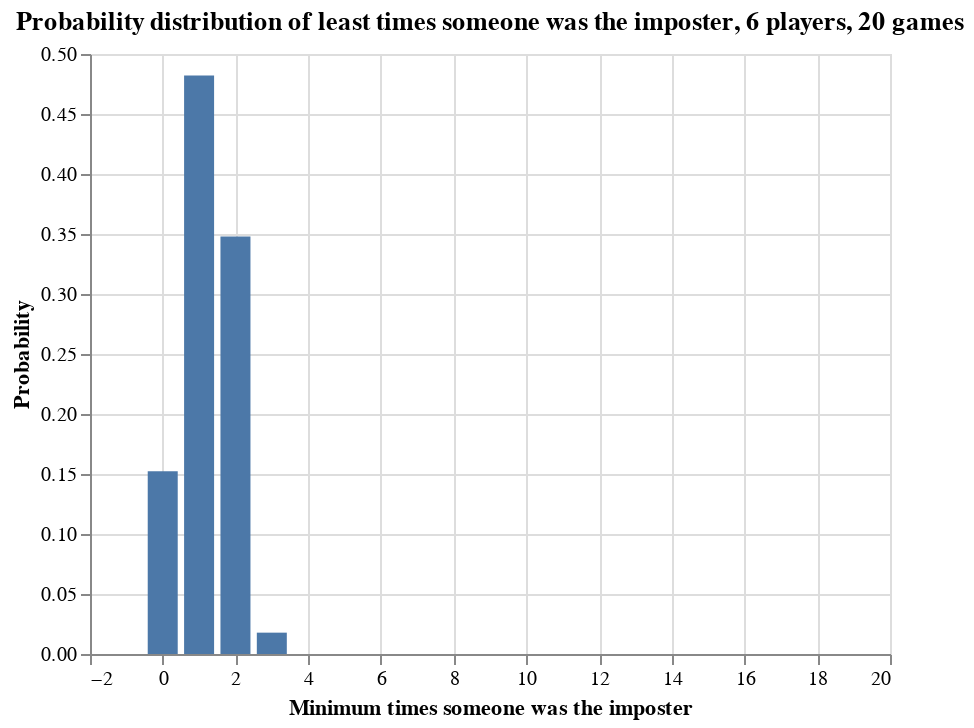

The cell this chart's notebook holds for it:
### Markdown cell above
I think this is the most interesting finding here. With 7 players, there is a whopping 30% chance that someone NEVER gets to be the imposter!! And a 70% chance that someone only gets to be the imposter once or never! This seems to be a very common complaint from people, and I believe this is why many people accuse the game of not actually having random selection. Alas, probability is harsh and cruel.

Interestingly, the above visual is VERY sensitive to player count. If you lower the amount of players by 1, you have a much smaller chance of "screwing" someone out of being the imposter:

### Code cell
simulations: int = 100000 
games: int = 20 
players: int = 6 # reduced from 7

df_imposter_probabilities_6 = run_many_simulations(simulations, games, players)

alt.Chart(df_imposter_probabilities_6).mark_bar(size=15).encode(
    x=alt.X('Counts',title = "Minimum times someone was the imposter"),
    y=alt.Y('Min',title = "Probability"),
    tooltip=['Min','MinPVal']
).properties(
    title="Probability distribution of least times someone was the imposter, 6 players, 20 games",
)

### Figure 1 — Vega-Lite specification as saved in the notebook (floating-point values rounded to 4 significant figures)
{"config": {"view": {"continuousWidth": 400, "continuousHeight": 300}}, "data": {"name": "data-113fd38cb236c392d44fa2e2b9c3e644"}, "mark": {"type": "bar", "size": 15}, "encoding": {"tooltip": [{"type": "quantitative", "field": "Min"}, {"type": "quantitative", "field": "MinPVal"}], "x": {"type": "quantitative", "field": "Counts", "title": "Minimum times someone was the imposter"}, "y": {"type": "quantitative", "field": "Min", "title": "Probability"}}, "title": "Probability distribution of least times someone was the imposter, 6 players, 20 games", "$schema": "https://vega.github.io/schema/vega-lite/v4.8.1.json", "datasets": {"data-113fd38cb236c392d44fa2e2b9c3e644": [{"LongestString": 0.0, "LongestStringCumSum": 0.0, "LongestStringPVal": 1.0, "Max": 0.0, "MaxCumSum": 0.0, "MaxPVal": 1.0, "Min": 0.1522, "MinCumSum": 0.1522, "MinPVal": 1.0, "Median": 0.0, "MedianCumSum": 0.0, "MedianPVal": 1.0, "Counts": 0}, {"LongestString": 0.03182, "LongestStringCumSum": 0.03182, "LongestStringPVal": 1.0, "Max": 0.0, "MaxCumSum": 0.0, "MaxPVal": 1.0, "Min": 0.4821, "MinCumSum": 0.6343, "MinPVal": 0.8478, "Median": 0.00076, "MedianCumSum": 0.00076, "MedianPVal": 1.0, "Counts": 1}, {"LongestString": 0.6094, "LongestStringCumSum": 0.6412, "LongestStringPVal": 0.9682, "Max": 0.0, "MaxCumSum": 0.0, "MaxPVal": 1.0, "Min": 0.3479, "MinCumSum": 0.9822, "MinPVal": 0.3657, "Median": 0.1173, "MedianCumSum": 0.1181, "MedianPVal": 0.9992, "Counts": 2}, {"LongestString": 0.2936, "LongestStringCumSum": 0.9348, "LongestStringPVal": 0.3588, "Max": 0.0, "MaxCumSum": 0.0, "MaxPVal": 1.0, "Min": 0.01779, "MinCumSum": 1.0, "MinPVal": 0.01779, "Median": 0.788, "MedianCumSum": 0.9061, "MedianPVal": 0.8819, "Counts": 3}, {"LongestString": 0.0548, "LongestStringCumSum": 0.9896, "LongestStringPVal": 0.06518, "Max": 0.0716, "MaxCumSum": 0.0716, "MaxPVal": 1.0, "Min": 0.0, "MinCumSum": 1.0, "MinPVal": 1.11e-16, "Median": 0.09382, "MedianCumSum": 0.9999, "MedianPVal": 0.09391, "Counts": 4}, {"LongestString": 0.00873, "LongestStringCumSum": 0.9983, "LongestStringPVal": 0.01038, "Max": 0.376, "MaxCumSum": 0.4476, "MaxPVal": 0.9284, "Min": 0.0, "MinCumSum": 1.0, "MinPVal": 1.11e-16, "Median": 9e-05, "MedianCumSum": 1.0, "MedianPVal": 9e-05, "Counts": 5}, {"LongestString": 0.00141, "LongestStringCumSum": 0.9998, "LongestStringPVal": 0.00165, "Max": 0.3335, "MaxCumSum": 0.781, "MaxPVal": 0.5524, "Min": 0.0, "MinCumSum": 1.0, "MinPVal": 1.11e-16, "Median": 0.0, "MedianCumSum": 1.0, "MedianPVal": 0.0, "Counts": 6}, {"LongestString": 0.00021, "LongestStringCumSum": 1.0, "LongestStringPVal": 0.00024, "Max": 0.1518, "MaxCumSum": 0.9328, "MaxPVal": 0.219, "Min": 0.0, "MinCumSum": 1.0, "MinPVal": 1.11e-16, "Median": 0.0, "MedianCumSum": 1.0, "MedianPVal": 0.0, "Counts": 7}, {"LongestString": 3e-05, "LongestStringCumSum": 1.0, "LongestStringPVal": 3e-05, "Max": 0.05001, "MaxCumSum": 0.9829, "MaxPVal": 0.06715, "Min": 0.0, "MinCumSum": 1.0, "MinPVal": 1.11e-16, "Median": 0.0, "MedianCumSum": 1.0, "MedianPVal": 0.0, "Counts": 8}, {"LongestString": 0.0, "LongestStringCumSum": 1.0, "LongestStringPVal": 0.0, "Max": 0.0138, "MaxCumSum": 0.9967, "MaxPVal": 0.01714, "Min": 0.0, "MinCumSum": 1.0, "MinPVal": 1.11e-16, "Median": 0.0, "MedianCumSum": 1.0, "MedianPVal": 0.0, "Counts": 9}, {"LongestString": 0.0, "LongestStringCumSum": 1.0, "LongestStringPVal": 0.0, "Max": 0.00277, "MaxCumSum": 0.9994, "MaxPVal": 0.00334, "Min": 0.0, "MinCumSum": 1.0, "MinPVal": 1.11e-16, "Median": 0.0, "MedianCumSum": 1.0, "MedianPVal": 0.0, "Counts": 10}, {"LongestString": 0.0, "LongestStringCumSum": 1.0, "LongestStringPVal": 0.0, "Max": 0.00046, "MaxCumSum": 0.9999, "MaxPVal": 0.00057, "Min": 0.0, "MinCumSum": 1.0, "MinPVal": 1.11e-16, "Median": 0.0, "MedianCumSum": 1.0, "MedianPVal": 0.0, "Counts": 11}, {"LongestString": 0.0, "LongestStringCumSum": 1.0, "LongestStringPVal": 0.0, "Max": 9e-05, "MaxCumSum": 1.0, "MaxPVal": 0.00011, "Min": 0.0, "MinCumSum": 1.0, "MinPVal": 1.11e-16, "Median": 0.0, "MedianCumSum": 1.0, "MedianPVal": 0.0, "Counts": 12}, {"LongestString": 0.0, "LongestStringCumSum": 1.0, "LongestStringPVal": 0.0, "Max": 1e-05, "MaxCumSum": 1.0, "MaxPVal": 2e-05, "Min": 0.0, "MinCumSum": 1.0, "MinPVal": 1.11e-16, "Median": 0.0, "MedianCumSum": 1.0, "MedianPVal": 0.0, "Counts": 13}, {"LongestString": 0.0, "LongestStringCumSum": 1.0, "LongestStringPVal": 0.0, "Max": 1e-05, "MaxCumSum": 1.0, "MaxPVal": 1e-05, "Min": 0.0, "MinCumSum": 1.0, "MinPVal": 1.11e-16, "Median": 0.0, "MedianCumSum": 1.0, "MedianPVal": 0.0, "Counts": 14}, {"LongestString": 0.0, "LongestStringCumSum": 1.0, "LongestStringPVal": 0.0, "Max": 0.0, "MaxCumSum": 1.0, "MaxPVal": 0.0, "Min": 0.0, "MinCumSum": 1.0, "MinPVal": 1.11e-16, "Median": 0.0, "MedianCumSum": 1.0, "MedianPVal": 0.0, "Counts": 15}, {"LongestString": 0.0, "LongestStringCumSum": 1.0, "LongestStringPVal": 0.0, "Max": 0.0, "MaxCumSum": 1.0, "MaxPVal": 0.0, "Min": 0.0, "MinCumSum": 1.0, "MinPVal": 1.11e-16, "Median": 0.0, "MedianCumSum": 1.0, "MedianPVal": 0.0, "Counts": 16}, {"LongestString": 0.0, "LongestStringCumSum": 1.0, "LongestStringPVal": 0.0, "Max": 0.0, "MaxCumSum": 1.0, "MaxPVal": 0.0, "Min": 0.0, "MinCumSum": 1.0, "MinPVal": 1.11e-16, "Median": 0.0, "MedianCumSum": 1.0, "MedianPVal": 0.0, "Counts": 17}, {"LongestString": 0.0, "LongestStringCumSum": 1.0, "LongestStringPVal": 0.0, "Max": 0.0, "MaxCumSum": 1.0, "MaxPVal": 0.0, "Min": 0.0, "MinCumSum": 1.0, "MinPVal": 1.11e-16, "Median": 0.0, "MedianCumSum": 1.0, "MedianPVal": 0.0, "Counts": 18}, {"LongestString": 0.0, "LongestStringCumSum": 1.0, "LongestStringPVal": 0.0, "Max": 0.0, "MaxCumSum": 1.0, "MaxPVal": 0.0, "Min": 0.0, "MinCumSum": 1.0, "MinPVal": 1.11e-16, "Median": 0.0, "MedianCumSum": 1.0, "MedianPVal": 0.0, "Counts": 19}]}}
